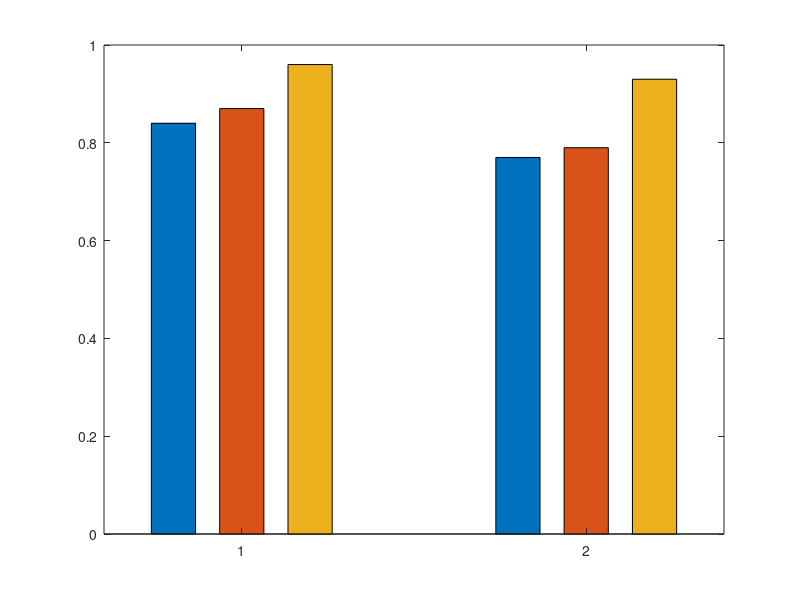

This chart was generated by the following MATLAB code: (Note: this script raises an error after producing the figure.)
clear; clc; close all;

% output filename
filename = 'differentEK_snr-8_r25_60kHz_K8_ue01.svg';

% please replace the value with the simulation result
% placing order: [JSAC,ZTE,HSCC]
bSingle = [0.84,0.87,0.96]; % |{e/K}| = 1
bMultiple = [0.77,0.79,0.93]; % |{e/K}| = 2
b = [bSingle; bMultiple]


figure();
% color of lines
co = [[0, 0.4470, 0.7410]; [0.8500, 0.3250, 0.0980]; [0.4660, 0.6740, 0.1880]];
p = bar(b,0.7);

for i = 1:size(b,2)
    p(i).FaceColor = co(i,:);
end

xticklabels({'[\epsilon/K] = \{0\}', '[\epsilon/K] = \{0, 1\}'});
ylim([0, 1]);
xlabel('Number of users','FontSize',1); % , 'Times New Roman','FontSize',12
ylabel('First access rate','FontSize',12); % , 'Times New Roman','FontSize',12
lgd = legend('Li [11]', 'Zhang [14]', 'DRMS','FontSize',10,'Location', 'northoutside')
lgd.NumColumns = 3;

saveas(gcf, filename);

